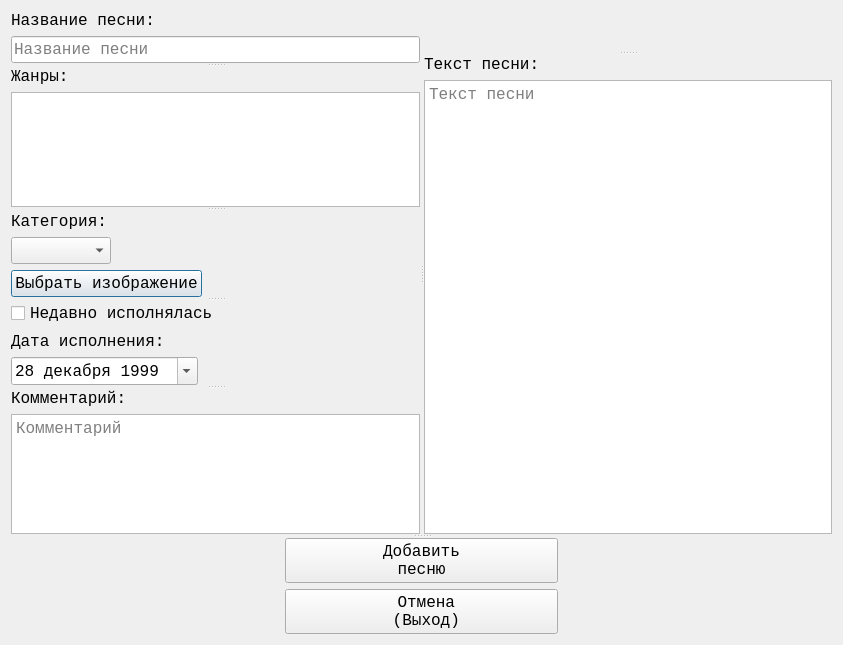
<?xml version="1.0" encoding="UTF-8"?>
<ui version="4.0">
 <class>dlg_add_songs</class>
 <widget class="QDialog" name="dlg_add_songs">
  <property name="geometry">
   <rect>
    <x>0</x>
    <y>0</y>
    <width>843</width>
    <height>645</height>
   </rect>
  </property>
  <property name="font">
   <font>
    <family>Lucida Console</family>
    <pointsize>12</pointsize>
    <bold>false</bold>
   </font>
  </property>
  <property name="windowTitle">
   <string>Добавление песни</string>
  </property>
  <layout class="QVBoxLayout" name="verticalLayout_6">
   <item>
    <widget class="QSplitter" name="splitter_5">
     <property name="orientation">
      <enum>Qt::Orientation::Vertical</enum>
     </property>
     <widget class="QSplitter" name="splitter_4">
      <property name="orientation">
       <enum>Qt::Orientation::Horizontal</enum>
      </property>
      <widget class="QSplitter" name="splitter_3">
       <property name="orientation">
        <enum>Qt::Orientation::Vertical</enum>
       </property>
       <widget class="QSplitter" name="splitter">
        <property name="orientation">
         <enum>Qt::Orientation::Vertical</enum>
        </property>
        <widget class="QWidget" name="layoutWidget">
         <layout class="QVBoxLayout" name="vl_song">
          <item>
           <spacer name="verticalSpacer_7">
            <property name="orientation">
             <enum>Qt::Orientation::Vertical</enum>
            </property>
            <property name="sizeHint" stdset="0">
             <size>
              <width>20</width>
              <height>40</height>
             </size>
            </property>
           </spacer>
          </item>
          <item>
           <widget class="QLabel" name="lbl_song">
            <property name="font">
             <font>
              <family>Lucida Console</family>
              <pointsize>12</pointsize>
              <bold>false</bold>
             </font>
            </property>
            <property name="text">
             <string>Название песни: </string>
            </property>
           </widget>
          </item>
          <item>
           <widget class="QLineEdit" name="le_song">
            <property name="font">
             <font>
              <family>Lucida Console</family>
              <pointsize>12</pointsize>
              <bold>false</bold>
             </font>
            </property>
            <property name="cursor">
             <cursorShape>PointingHandCursor</cursorShape>
            </property>
            <property name="placeholderText">
             <string>Название песни</string>
            </property>
           </widget>
          </item>
         </layout>
        </widget>
        <widget class="QWidget" name="layoutWidget">
         <layout class="QVBoxLayout" name="vl_genres">
          <item>
           <spacer name="verticalSpacer_6">
            <property name="orientation">
             <enum>Qt::Orientation::Vertical</enum>
            </property>
            <property name="sizeHint" stdset="0">
             <size>
              <width>20</width>
              <height>40</height>
             </size>
            </property>
           </spacer>
          </item>
          <item>
           <widget class="QLabel" name="lbl_genres">
            <property name="font">
             <font>
              <family>Lucida Console</family>
              <pointsize>12</pointsize>
              <bold>false</bold>
             </font>
            </property>
            <property name="text">
             <string>Жанры:</string>
            </property>
            <property name="alignment">
             <set>Qt::AlignmentFlag::AlignBottom|Qt::AlignmentFlag::AlignLeading|Qt::AlignmentFlag::AlignLeft</set>
            </property>
           </widget>
          </item>
          <item>
           <widget class="QListWidget" name="lw_genres">
            <property name="font">
             <font>
              <family>Lucida Console</family>
              <pointsize>12</pointsize>
              <italic>false</italic>
              <bold>false</bold>
             </font>
            </property>
            <property name="cursor" stdset="0">
             <cursorShape>PointingHandCursor</cursorShape>
            </property>
            <property name="styleSheet">
             <string notr="true"/>
            </property>
            <property name="alternatingRowColors">
             <bool>true</bool>
            </property>
            <property name="selectionMode">
             <enum>QAbstractItemView::SelectionMode::ExtendedSelection</enum>
            </property>
            <property name="selectionRectVisible">
             <bool>true</bool>
            </property>
           </widget>
          </item>
         </layout>
        </widget>
       </widget>
       <widget class="QWidget" name="layoutWidget">
        <layout class="QVBoxLayout" name="verticalLayout_2">
         <item>
          <layout class="QVBoxLayout" name="verticalLayout">
           <item>
            <spacer name="verticalSpacer_5">
             <property name="orientation">
              <enum>Qt::Orientation::Vertical</enum>
             </property>
             <property name="sizeHint" stdset="0">
              <size>
               <width>20</width>
               <height>40</height>
              </size>
             </property>
            </spacer>
           </item>
           <item>
            <layout class="QHBoxLayout" name="horizontalLayout">
             <item>
              <widget class="QLabel" name="lbl_category">
               <property name="text">
                <string>Категория:</string>
               </property>
              </widget>
             </item>
             <item>
              <spacer name="horizontalSpacer_2">
               <property name="orientation">
                <enum>Qt::Orientation::Horizontal</enum>
               </property>
               <property name="sizeHint" stdset="0">
                <size>
                 <width>40</width>
                 <height>20</height>
                </size>
               </property>
              </spacer>
             </item>
            </layout>
           </item>
          </layout>
         </item>
         <item>
          <layout class="QHBoxLayout" name="horizontalLayout_2">
           <item>
            <widget class="QComboBox" name="cb_categories"/>
           </item>
           <item>
            <spacer name="horizontalSpacer_5">
             <property name="orientation">
              <enum>Qt::Orientation::Horizontal</enum>
             </property>
             <property name="sizeHint" stdset="0">
              <size>
               <width>40</width>
               <height>20</height>
              </size>
             </property>
            </spacer>
           </item>
          </layout>
         </item>
         <item>
          <layout class="QHBoxLayout" name="hl_song_image">
           <item>
            <widget class="QPushButton" name="btn_choose_image_file">
             <property name="sizePolicy">
              <sizepolicy hsizetype="Fixed" vsizetype="Fixed">
               <horstretch>0</horstretch>
               <verstretch>0</verstretch>
              </sizepolicy>
             </property>
             <property name="text">
              <string>Выбрать изображение</string>
             </property>
            </widget>
           </item>
           <item>
            <spacer name="horizontalSpacer_7">
             <property name="orientation">
              <enum>Qt::Orientation::Horizontal</enum>
             </property>
             <property name="sizeHint" stdset="0">
              <size>
               <width>40</width>
               <height>20</height>
              </size>
             </property>
            </spacer>
           </item>
          </layout>
         </item>
        </layout>
       </widget>
       <widget class="QWidget" name="layoutWidget">
        <layout class="QVBoxLayout" name="verticalLayout_4">
         <item>
          <layout class="QHBoxLayout" name="hl_recently">
           <item>
            <widget class="QCheckBox" name="chb_last_performed">
             <property name="enabled">
              <bool>true</bool>
             </property>
             <property name="sizePolicy">
              <sizepolicy hsizetype="Minimum" vsizetype="Fixed">
               <horstretch>0</horstretch>
               <verstretch>0</verstretch>
              </sizepolicy>
             </property>
             <property name="baseSize">
              <size>
               <width>0</width>
               <height>0</height>
              </size>
             </property>
             <property name="layoutDirection">
              <enum>Qt::LayoutDirection::LeftToRight</enum>
             </property>
             <property name="text">
              <string>Недавно исполнялась</string>
             </property>
             <property name="checked">
              <bool>false</bool>
             </property>
            </widget>
           </item>
           <item>
            <spacer name="horizontalSpacer">
             <property name="orientation">
              <enum>Qt::Orientation::Horizontal</enum>
             </property>
             <property name="sizeHint" stdset="0">
              <size>
               <width>40</width>
               <height>20</height>
              </size>
             </property>
            </spacer>
           </item>
          </layout>
         </item>
         <item>
          <layout class="QHBoxLayout" name="hl_date">
           <item>
            <layout class="QVBoxLayout" name="verticalLayout_3">
             <item>
              <spacer name="verticalSpacer_3">
               <property name="orientation">
                <enum>Qt::Orientation::Vertical</enum>
               </property>
               <property name="sizeHint" stdset="0">
                <size>
                 <width>20</width>
                 <height>40</height>
                </size>
               </property>
              </spacer>
             </item>
             <item>
              <widget class="QLabel" name="lbl_performed_date">
               <property name="text">
                <string>Дата исполнения:</string>
               </property>
              </widget>
             </item>
             <item>
              <widget class="QDateEdit" name="de_last_performed">
               <property name="locale">
                <locale language="Russian" country="Russia"/>
               </property>
               <property name="readOnly">
                <bool>false</bool>
               </property>
               <property name="buttonSymbols">
                <enum>QAbstractSpinBox::ButtonSymbols::UpDownArrows</enum>
               </property>
               <property name="showGroupSeparator" stdset="0">
                <bool>false</bool>
               </property>
               <property name="dateTime">
                <datetime>
                 <hour>0</hour>
                 <minute>0</minute>
                 <second>0</second>
                 <year>1999</year>
                 <month>12</month>
                 <day>28</day>
                </datetime>
               </property>
               <property name="currentSection">
                <enum>QDateTimeEdit::Section::DaySection</enum>
               </property>
               <property name="displayFormat">
                <string>dd MMMM yyyy</string>
               </property>
               <property name="calendarPopup">
                <bool>true</bool>
               </property>
              </widget>
             </item>
            </layout>
           </item>
           <item>
            <spacer name="horizontalSpacer_3">
             <property name="orientation">
              <enum>Qt::Orientation::Horizontal</enum>
             </property>
             <property name="sizeHint" stdset="0">
              <size>
               <width>40</width>
               <height>20</height>
              </size>
             </property>
            </spacer>
           </item>
          </layout>
         </item>
        </layout>
       </widget>
       <widget class="QWidget" name="layoutWidget">
        <layout class="QVBoxLayout" name="vl_comment">
         <item>
          <spacer name="verticalSpacer_8">
           <property name="orientation">
            <enum>Qt::Orientation::Vertical</enum>
           </property>
           <property name="sizeHint" stdset="0">
            <size>
             <width>20</width>
             <height>40</height>
            </size>
           </property>
          </spacer>
         </item>
         <item>
          <widget class="QLabel" name="lbl_comment">
           <property name="text">
            <string>Комментарий:</string>
           </property>
          </widget>
         </item>
         <item>
          <widget class="QTextEdit" name="te_comment">
           <property name="placeholderText">
            <string>Комментарий</string>
           </property>
          </widget>
         </item>
        </layout>
       </widget>
      </widget>
      <widget class="QSplitter" name="splitter_2">
       <property name="orientation">
        <enum>Qt::Orientation::Vertical</enum>
       </property>
       <widget class="QLabel" name="lbl_song_image">
        <property name="text">
         <string/>
        </property>
        <property name="pixmap">
         <pixmap>../images/song_image_test.png</pixmap>
        </property>
        <property name="scaledContents">
         <bool>true</bool>
        </property>
        <property name="alignment">
         <set>Qt::AlignmentFlag::AlignCenter</set>
        </property>
       </widget>
       <widget class="QWidget" name="layoutWidget_2">
        <layout class="QVBoxLayout" name="vl_song_text">
         <item>
          <widget class="QLabel" name="lbl_song_text">
           <property name="text">
            <string>Текст песни:</string>
           </property>
          </widget>
         </item>
         <item>
          <widget class="QTextEdit" name="te_song_text">
           <property name="placeholderText">
            <string>Текст песни</string>
           </property>
          </widget>
         </item>
        </layout>
       </widget>
      </widget>
     </widget>
     <widget class="QWidget" name="">
      <layout class="QHBoxLayout" name="horizontalLayout_3">
       <item>
        <spacer name="horizontalSpacer_4">
         <property name="orientation">
          <enum>Qt::Orientation::Horizontal</enum>
         </property>
         <property name="sizeHint" stdset="0">
          <size>
           <width>40</width>
           <height>20</height>
          </size>
         </property>
        </spacer>
       </item>
       <item>
        <layout class="QVBoxLayout" name="verticalLayout_5">
         <item>
          <widget class="QPushButton" name="btn_add_song">
           <property name="sizePolicy">
            <sizepolicy hsizetype="Expanding" vsizetype="Fixed">
             <horstretch>0</horstretch>
             <verstretch>0</verstretch>
            </sizepolicy>
           </property>
           <property name="font">
            <font>
             <family>Lucida Console</family>
             <pointsize>12</pointsize>
             <bold>false</bold>
            </font>
           </property>
           <property name="cursor">
            <cursorShape>PointingHandCursor</cursorShape>
           </property>
           <property name="text">
            <string>Добавить
песню</string>
           </property>
           <property name="iconSize">
            <size>
             <width>32</width>
             <height>32</height>
            </size>
           </property>
          </widget>
         </item>
         <item>
          <widget class="QPushButton" name="btn_cancel">
           <property name="sizePolicy">
            <sizepolicy hsizetype="Expanding" vsizetype="Fixed">
             <horstretch>0</horstretch>
             <verstretch>0</verstretch>
            </sizepolicy>
           </property>
           <property name="font">
            <font>
             <family>Lucida Console</family>
             <pointsize>12</pointsize>
             <bold>false</bold>
            </font>
           </property>
           <property name="cursor">
            <cursorShape>PointingHandCursor</cursorShape>
           </property>
           <property name="text">
            <string> Отмена
 (Выход)</string>
           </property>
           <property name="iconSize">
            <size>
             <width>32</width>
             <height>32</height>
            </size>
           </property>
          </widget>
         </item>
        </layout>
       </item>
       <item>
        <spacer name="horizontalSpacer_6">
         <property name="orientation">
          <enum>Qt::Orientation::Horizontal</enum>
         </property>
         <property name="sizeHint" stdset="0">
          <size>
           <width>40</width>
           <height>20</height>
          </size>
         </property>
        </spacer>
       </item>
      </layout>
     </widget>
    </widget>
   </item>
  </layout>
 </widget>
 <tabstops>
  <tabstop>le_song</tabstop>
  <tabstop>lw_genres</tabstop>
 </tabstops>
 <resources/>
 <connections/>
</ui>
